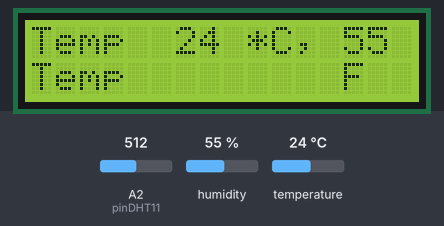
A sketch run on a simulated Arduino Uno, built with avr-gcc and run on an emulated ATmega328P. Parts: 16×2 character LCD. The inputs (shaded band) are chosen by the test bench; at power-on: humidity 55 %, temperature 24 °C, A2 (pinDHT11) = 512. What the sketch prints to the serial monitor is not drawn.

Above: at 1.2 s.
1.3 s: humidity set to 22 %
At 3.3 s:
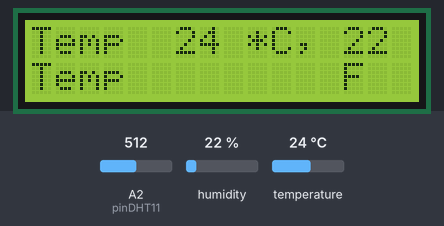
3.6 s: temperature set to 12 °C
At 4.7 s:
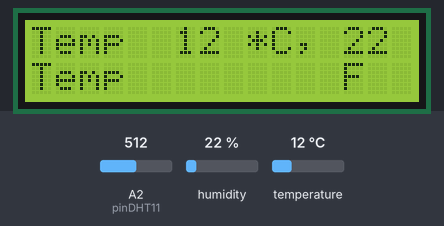
5.7 s: humidity set to 40 %
At 7.1 s:
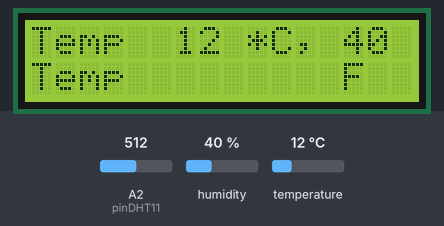
7.7 s: temperature set to 19 °C
At 9.5 s:
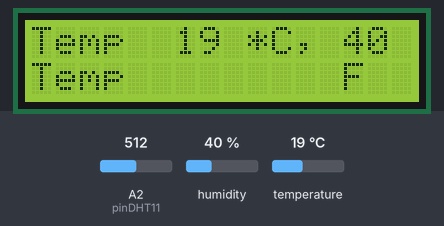
Timing chart, 0 to 10.8 s (numbered marks = the images above; inputs shaded):
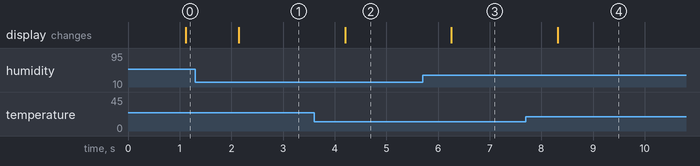

Measured:
- after the input at 1.3 s, the display: changes after 0.85 s (image 1)
- after the input at 3.6 s, the display: changes after 0.60 s (image 2)
- after the input at 5.7 s, the display: changes after 0.56 s (image 3)
- after the input at 7.7 s, the display: changes after 0.62 s (image 4)

The sketch:

DHT11WithRawBits.ino
```cpp
#include <LiquidCrystal.h>
#include <SimpleDHT.h>


// for DHT11,
//      VCC: 5V or 3V
//      GND: GND
//      DATA: 2
int pinDHT11 = 2;
SimpleDHT11 dht11;
LiquidCrystal lcd(7, 8, 9, 10, 11, 12);

void setup() {
  Serial.begin(9600);
  lcd.begin(16, 2);
  // Print a message to the LCD.
}

void loop() {
  // start working...

  // read with raw sample data.
  int tempReading = analogRead(pinDHT11);
  float tempVolts = tempReading * 5.0 / 1024.0;
  float tempC = (tempVolts - 0.5) * 100.0;
  float tempF = tempC * 9.0 / 5.0 + 32.0;
  byte temperature = 0;
  byte humidity = 0;
  byte data[40] = {0};
  if (dht11.read(pinDHT11, &temperature, &humidity, data)) {
    lcd.print("Read DHT11 failed");
    return;
  }


  ///Serial.print("Sample RAW Bits: ");
  //for (int i = 0; i < 40; i++) {
    //Serial.print((int)data[i]);
    //if (i > 0 && ((i + 1) % 4) == 0) {
      ///Serial.print(' ');
   /// }
  ///}
  ///Serial.println("");

  Serial.print("Sample OK: ");
 Serial.print((int)temperature); Serial.print(" *C, ");
  Serial.print((int)humidity); Serial.println(" %");
  lcd.print("Temp         F  ");
  lcd.setCursor(6, 0);

  // Display Light on second row
  lcd.print((int)temperature); lcd.print(" *C, ");
  lcd.print((int)humidity); lcd.println(" %");
  lcd.setCursor(0, 1);
  //         ----------------


  // DHT11 sampling rate is 1HZ.
  delay(1000);
}
```
